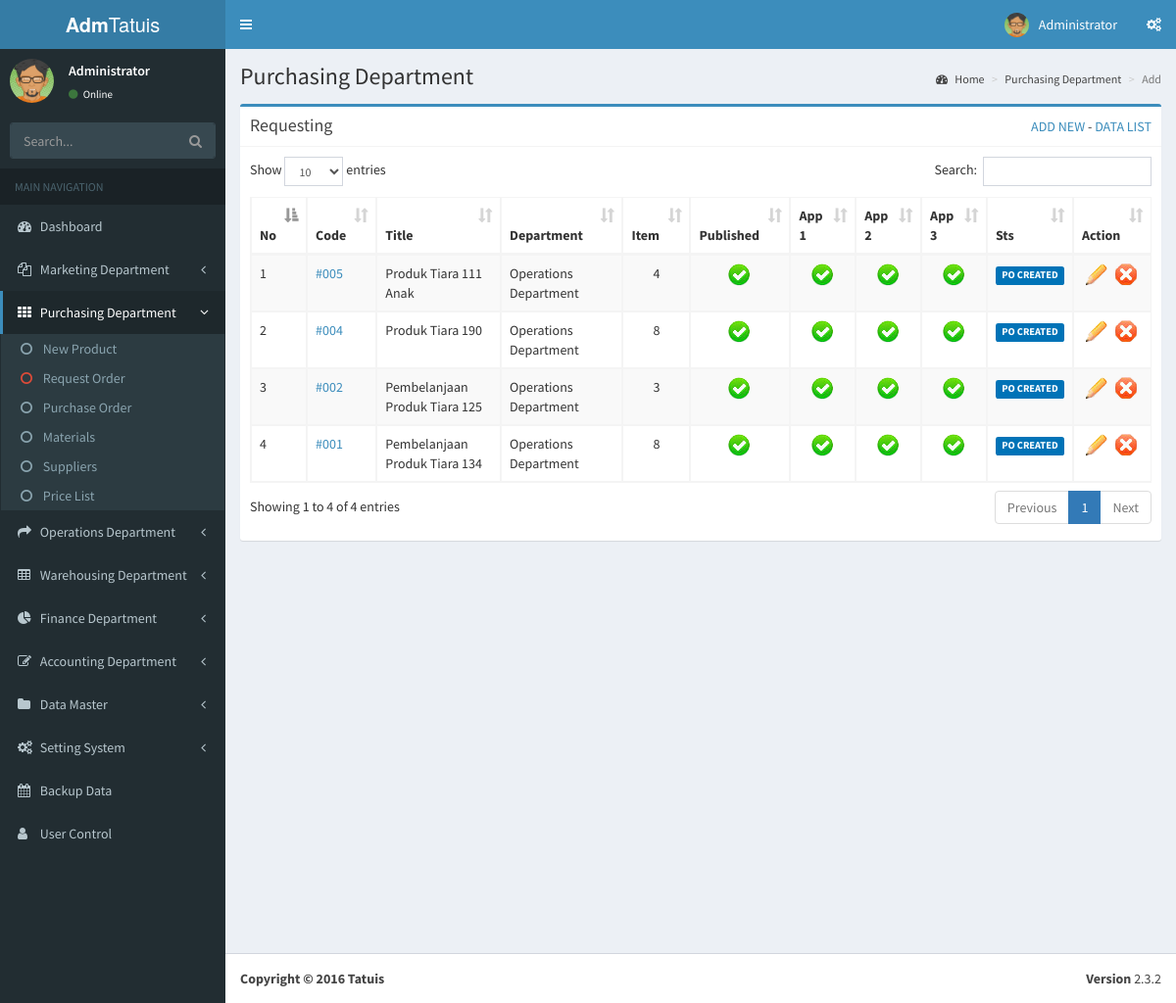
The page /?m=purchasing&s=purchasing&l=request&open=3 (signed in) on the database its author committed.
### tables this page shows
CREATE TABLE IF NOT EXISTS `user` (
  `id` int(11) NOT NULL AUTO_INCREMENT,
  `username` varchar(50) NOT NULL,
  `password` varchar(30) NOT NULL,
  `name` varchar(50) NOT NULL,
  `level` int(1) NOT NULL,
  `department` int(11) NOT NULL,
  `image` text NOT NULL,
  `keterangan` text NOT NULL,
  `status` int(1) NOT NULL,
  PRIMARY KEY (`id`)
);

CREATE TABLE IF NOT EXISTS `tbl_request_header` (
  `id` int(11) NOT NULL,
  `title` varchar(150) NOT NULL,
  `department` int(5) NOT NULL,
  `due_date` varchar(15) NOT NULL,
  `created_date` varchar(15) NOT NULL,
  `correction` text NOT NULL,
  `correction_by` int(5) NOT NULL,
  `approve1` int(1) NOT NULL,
  `approve2` int(1) NOT NULL,
  `approve3` int(1) NOT NULL,
  `published` int(1) NOT NULL,
  `status` int(1) NOT NULL,
  PRIMARY KEY (`id`)
);

CREATE TABLE IF NOT EXISTS `tbl_department` (
  `id` int(11) NOT NULL AUTO_INCREMENT,
  `nama_department` varchar(50) NOT NULL,
  `jml_karyawan` int(11) NOT NULL,
  `keterangan` text NOT NULL,
  `status` int(1) NOT NULL,
  PRIMARY KEY (`id`)
);

### applications/config/common.php (called while the page is built, shortened)
<?php
$template="assets/TemplateTatuis";
?>

### applications/modules/usercontrol/access.php (called while the page is built, shortened)
<?php
$access1=$S_iddepartment==1;
$access2=$S_iddepartment==1 || $S_iddepartment==2;
$access3=$S_iddepartment==1 || $S_iddepartment==3 ;
$access4=$S_iddepartment==1 || $S_level ==1 || $S_level ==2 || $S_iddepartment==4;
$access5=$S_iddepartment==1 || $S_level ==1 || $S_level ==2 || $S_iddepartment==5 ;
$access6=$S_iddepartment==1 || $S_level ==1 || $S_level ==2 || $S_iddepartment==6;
$access7=$S_iddepartment==1;
$access8=$S_iddepartment==1;
$access9=$S_iddepartment==1;
$access10=$S_iddepartment==1;
$access11=$S_iddepartment==1;
?>

### applications/modules/purchasing/request.php (the view, shortened to what this page needs)
<section class="content-header">
  <h1>
	Purchasing Department
  </h1>
  <ol class="breadcrumb">
	<li><a href="#"><i class="fa fa-dashboard"></i> Home</a></li>
	<li><a href="#">Purchasing Department</a></li>
	<li class="active"><?php if(empty($_GET['p']) || $_GET['p']=='add'){?>Add<?}else{?>List<?}?></li>
  </ol>
</section>
<section class="content">
	<div class="row">
		<div class="col-md-12">
		  <div class="box box-primary">
			<div class="box-header with-border">
				<h3 class="box-title">
					Requesting
				</h3>
			  <div class="pull-right">
				<a href="?m=<?=$_GET['m']?>&s=<?=$_GET['s']?>&l=<?=$_GET['l']?>&p=add&open=<?=$_GET['open']?>">ADD NEW</a> -
				<a href="?m=<?=$_GET['m']?>&s=<?=$_GET['s']?>&l=<?=$_GET['l']?>&p=list&open=<?=$_GET['open']?>">DATA LIST</a>
			  </div>
			</div>
			<?php
			switch($_GET['p']){
				case 'add':?>
				<?break;
				default:?>
					<div class="box-body">
						<table id="example1" class="table table-bordered table-striped">
							<thead>
							<tr>
							  <th>No</th>
							  <th>Code</th>
							  <th>Title</th>
							  <th>Department</th>
							  <th>Item</th>
							  <th>Published</th>
							  <th>App 1</th>
							  <th>App 2</th>
							  <th>App 3</th>
							  <th>Sts</th>
							  <th>Action</th>
							</tr>
							</thead>
							<tbody>
							<?php
							$nourut=0;
							$query_req=$query("select * from tbl_request_header order by id DESC");
							while($row_req=$fetch($query_req)){
							$query_dept=$query("select * from tbl_department where id='$row_req[department]'");
							$row_dept=$fetch($query_dept);
							$query_item=$query("select * from tbl_request_item where request_header='$row_req[id]' and item!=0");
							$jml_item=$rows($query_item);
							$item=number_format($jml_item);
							$approve=$row_req['approve1']+$row_req['approve2']+$row_req['approve3'];
							$nourut++;
							if($row_req['published']==0){
								$published="<a href='?m=$_GET[m]&s=$_GET[s]&l=$_GET[l]&p=$_GET[p]&open=$_GET[open]&action=published&id=$row_req[id]'><img src='$template/dist/img/silang.png'></a>";
							}
							else{
								$published="<a href='?m=$_GET[m]&s=$_GET[s]&l=$_GET[l]&p=$_GET[p]&open=$_GET[open]&action=unpublished&id=$row_req[id]'><img src='$template/dist/img/ceklist.png'></a>";
							}
							if(empty($row_req['approve1'])){
								$approve1="<img src='$template/dist/img/silang.png'>";
							}
							else{
								$approve1="<img src='$template/dist/img/ceklist.png'>";
							}
							if(empty($row_req['approve2'])){
								$approve2="<img src='$template/dist/img/silang.png'>";
							}
							else{
								$approve2="<img src='$template/dist/img/ceklist.png'>";
							}
							if(empty($row_req['approve3'])){
								$approve3="<img src='$template/dist/img/silang.png'>";
							}
							else{
								$approve3="<img src='$template/dist/img/ceklist.png'>";
							}
							if($approve==3){
								if($row_req['correction']=='PO-CREATED'){
									$status="<small class='label center bg-blue'>PO CREATED</small>";
								}else{
									$status="<a href='?m=$_GET[m]&s=$_GET[s]&l=$_GET[l]&p=$_GET[p]&open=$_GET[open]&action=create-po&id=$row_req[id]'><small class='label center bg-green'>CREATE PO</a></small>";
								}
							}
							else{
								$status="<small class='label center bg-red'>ON PROCESS</small>";
							}
								?>
									<tr id="tr_table">
										<td width="30"><?=$nourut?></td>
										<td align="left"><a href="print-ro.php?id=<?=$row_req['id']?>" target="_blank">#<?=sprintf('%03d',$row_req['id'])?></a>
										</td>
										<td align="left"><?=$row_req['title']?></td>
										<td align="left"><?=$row_dept['nama_department']?></td>
										<td align="center"><?=$item?></td>
										<td align="center"><?=$published?></td>
										<td align="center"><?=$approve1?></td>
										<td align="center"><?=$approve2?></td>
										<td align="center"><?=$approve3?></td>
										<td align="center"><?=$status?></td>
										<td>
											<a href="?m=<?=$_GET['m']?>&s=<?=$_GET['s']?>&l=<?=$_GET['l']?>&p=add&edit=1&open=<?=$_GET['open']?>&id=<?=$row_req['id']?>"><img src="<?=$template?>/dist/img/edit.png"></a>
											<a href="#" onClick='confirmation(<?=$row_req['id']?>)'><img src="<?=$template?>/dist/img/delete.png"></a>
										</td>
									</tr>
								<?
							}?>
						  </table>
						</div>
				<?break;
			}
			?>
		  </div>
		</div>
	</div>
</section>

### index.php (shortened to what this page needs)
<?php
include("applications/config/common.php");
if(empty($_SESSION['username'])){
	echo"<meta http-equiv='refresh' content='0;login.php'>";
}
else{
	$query_aktif=$query("select * from user where username='$_SESSION[username]'");
	$row_aktif=$fetch($query_aktif);
	$query_dept=$query("select * from tbl_department where id='$row_aktif[department]'");
	$row_dept=$fetch($query_dept);
	$S_name=$row_aktif['name'];
	$S_avatar=$row_aktif['image'];
	$S_iddepartment=$row_dept['id'];
	include("assets/TemplateTatuis/index.php");
}
?>

### assets/TemplateTatuis/index.php (shortened to what this page needs)
<!DOCTYPE html>
<html>
<head>
  <link rel="stylesheet" href="<?=$template?>/plugins/select2/select2.min.css">
  <link rel="stylesheet" href="<?=$template?>/bootstrap/css/bootstrap.min.css">
  <link rel="stylesheet" href="https://maxcdn.bootstrapcdn.com/font-awesome/4.4.0/css/font-awesome.min.css">
  <link rel="stylesheet" href="<?=$template?>/plugins/colorpicker/bootstrap-colorpicker.min.css">
  <link rel="stylesheet" href="<?=$template?>/plugins/timepicker/bootstrap-timepicker.min.css">
  <link rel="stylesheet" href="<?=$template?>/plugins/iCheck/all.css">
  <link rel="stylesheet" href="<?=$template?>/plugins/datatables/dataTables.bootstrap.css">
  <link rel="stylesheet" href="<?=$template?>/plugins/daterangepicker/daterangepicker-bs3.css">
  <link rel="stylesheet" href="<?=$template?>/plugins/bootstrap-wysihtml5/bootstrap3-wysihtml5.min.css">
  <link rel="stylesheet" href="https://code.ionicframework.com/ionicons/2.0.1/css/ionicons.min.css">
  <link rel="stylesheet" href="<?=$template?>/plugins/jvectormap/jquery-jvectormap-1.2.2.css">
  <link rel="stylesheet" href="<?=$template?>/dist/css/AdminLTE.min.css">
  <link rel="stylesheet" href="<?=$template?>/dist/css/skins/_all-skins.min.css">
</head>
<body class="hold-transition skin-blue sidebar-mini">
<div class="wrapper">
  <header class="main-header">
    <a href="index2.html" class="logo">
      <span class="logo-lg"><b>Adm</b>Tatuis</span>
    </a>
    <nav class="navbar navbar-static-top" role="navigation">
      <a href="#" class="sidebar-toggle" data-toggle="offcanvas" role="button">
      </a>
      <div class="navbar-custom-menu">
        <ul class="nav navbar-nav">
          <li class="dropdown user user-menu">
            <a href="#" class="dropdown-toggle" data-toggle="dropdown">
              <img src="upload/<?=$S_avatar?>" class="user-image" alt="<?=$S_name?>">
              <span class="hidden-xs"><?=$S_name?></span>
            </a>
              </li>
            </ul>
          <li>
            <a href="#" data-toggle="control-sidebar"><i class="fa fa-gears"></i></a>
          </li>
      </div>
    </nav>
  </header>
  <aside class="main-sidebar">
    <section class="sidebar">
      <div class="user-panel">
        <div class="pull-left image">
          <img src="upload/<?=$S_avatar?>" class="img-circle" alt="<?=$S_name?>">
        </div>
        <div class="pull-left info">
          <p><?=$S_name?></p>
          <a href="#"><i class="fa fa-circle text-success"></i> Online</a>
        </div>
      </div>
      <form action="#" method="get" class="sidebar-form">
        <div class="input-group">
          <input type="text" name="q" class="form-control" placeholder="Search...">
              <span class="input-group-btn">
                <button type="submit" name="search" id="search-btn" class="btn btn-flat"><i class="fa fa-search"></i>
                </button>
              </span>
        </div>
      </form>
      <?php include("applications/models/menu.php");?>
    </section>
  </aside>
  <div class="content-wrapper">
	<?php
	switch($_GET['m']){
		case'purchasing':include("applications/modules/purchasing/purchasing.php");break;
	}
	?>
  </div>
  <footer class="main-footer">
    <div class="pull-right hidden-xs">
      <b>Version</b> 2.3.2
    </div>
    <strong>Copyright &copy; 2016 Tatuis
  </footer>
</div>
</body>
</html>

### applications/models/menu.php (shortened to what this page needs)
<ul class="sidebar-menu">
        <li class="header">MAIN NAVIGATION</li>
		<?php
		include("applications/modules/usercontrol/access.php");
		?>
		<?php
		if($access1){?>
			<li class="<?php if($_GET['open']==1 || empty($_GET['open'])){?>active<?}?> treeview">
			  <a href="#">
				<i class="fa fa-dashboard"></i> <span>Dashboard</span>
			  </a>
			</li>
		<?}?>
		<?php
		if($access2){?>
			<li class="treeview <?php if($_GET['open']==2){?>active<?}?>">
			  <a href="#">
				<i class="fa fa-files-o"></i>
				<span>Marketing Department</span>
				<i class="fa fa-angle-left pull-right"></i>
			  </a>
			</li>
		<?}?>
		<?php
		if($access3){?>
        <li class="treeview <?php if($_GET['open']==3){?>active<?}?>">
          <a href="pages/widgets.html">
            <i class="fa fa-th"></i> <span>Purchasing Department</span>
			<i class="fa fa-angle-left pull-right"></i>
          </a>
		  <ul class="treeview-menu">
			 <li><a href="?m=purchasing&s=purchasing&l=product&open=3"><i class="fa fa-circle-o <?php if($_GET['l']=='product'){?>text-red<?}?>"></i> New Product</a></li>
            <li><a href="?m=purchasing&s=purchasing&l=request&open=3"><i class="fa fa-circle-o <?php if($_GET['l']=='request'){?>text-red<?}?>"></i> Request Order</a></li>
            <li><a href="?m=purchasing&s=purchasing&l=po&open=3"><i class="fa fa-circle-o <?php if($_GET['l']=='po'){?>text-red<?}?>"></i> Purchase Order</a></li>
			<li><a href="?m=purchasing&s=purchasing&l=materials&open=3"><i class="fa fa-circle-o <?php if($_GET['l']=='materials'){?>text-red<?}?>"></i> Materials</a></li>
            <li><a href="?m=purchasing&s=purchasing&l=suppliers&open=3"><i class="fa fa-circle-o <?php if($_GET['l']=='suppliers'){?>text-red<?}?>"></i> Suppliers</a></li>
			 <li><a href="?m=purchasing&s=purchasing&l=pricelist&open=3"><i class="fa fa-circle-o <?php if($_GET['l']=='pricelist'){?>text-red<?}?>"></i> Price List</a></li>
          </ul>
        </li>
		<?}?>
		<?php
		if($access4){?>
		<li class="treeview <?php if($_GET['open']==4){?>active<?}?>">
          <a href="#">
            <i class="fa fa-share"></i> <span>Operations Department</span>
            <i class="fa fa-angle-left pull-right"></i>
          </a>
        </li>
		<?}?>
		<?php
		if($access5){?>
		<li class="treeview <?php if($_GET['open']==5){?>active<?}?>">
          <a href="#">
            <i class="fa fa-table"></i> <span>Warehousing Department</span>
            <i class="fa fa-angle-left pull-right"></i>
          </a>
        </li>
		<?}?>
		<?php
		if($access6){?>
        <li class="treeview <?php if($_GET['open']==6){?>active<?}?>">
          <a href="#">
            <i class="fa fa-pie-chart"></i>
            <span>Finance Department</span>
            <i class="fa fa-angle-left pull-right"></i>
          </a>
        </li>
		<?}?>
		<?php
		if($access7){?>
		<li class="treeview">
          <a href="#">
            <i class="fa fa-edit"></i> <span>Accounting Department</span>
            <i class="fa fa-angle-left pull-right"></i>
          </a>
        </li>
		<?}?>
		<?php
		if($access8){?>
		<li class="<?php if($_GET['open']==8){?>active<?}?> treeview">
          <a href="#">
            <i class="fa fa-folder"></i> <span>Data Master</span>
			<i class="fa fa-angle-left pull-right"></i>
          </a>
        </li>
		<?}?>
		<?php
		if($access9){?>
        <li class="treeview">
          <a href="#">
            <i class="fa fa-gears"></i>
            <span>Setting System</span>
            <i class="fa fa-angle-left pull-right"></i>
          </a>
        </li>
		<?}?>
        <?php
		if($access10){?>
        <li class="treeview">
          <a href="pages/calendar.html">
            <i class="fa fa-calendar"></i> <span>Backup Data</span>
          </a>
        </li>
		<?}?>
		<?php
		if($access11){?>
        <li class="<?php if($_GET['open']==11){?>active<?}?> treeview">
          <a href="?m=user&s=list&open=11">
            <i class="fa fa-user"></i> <span>User Control</span>
          </a>
        </li>
        <?}?>
      </ul>

### applications/modules/purchasing/purchasing.php (shortened to what this page needs)
<?php
if($_GET['s']=='purchasing'){
	switch($_GET['l']){
		case 'request':include("applications/modules/purchasing/request.php");break;
	}
}
?>

### rows shown on the page
user: image (picture), name "Administrator"
tbl_request_header: id "005", title "Produk Tiara 111 Anak", tbl_department.nama_department "Operations Department", item "4", correction "PO CREATED"
tbl_request_header: id "004", title "Produk Tiara 190", tbl_department.nama_department "Operations Department", item "8", correction "PO CREATED"
tbl_request_header: id "002", title "Pembelanjaan Produk Tiara 125", tbl_department.nama_department "Operations Department", item "3", correction "PO CREATED"
tbl_request_header: id "001", title "Pembelanjaan Produk Tiara 134", tbl_department.nama_department "Operations Department", item "8", correction "PO CREATED"
